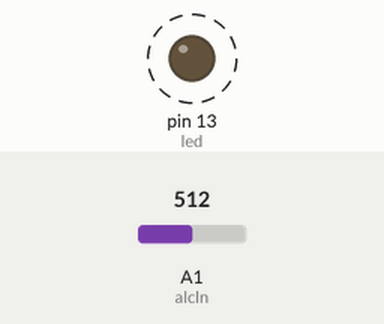
Simulated run of this sketch. Board: Arduino Uno, built with avr-gcc and run on an emulated ATmega328P. On the bench: output pins drawn as LEDs (lit = HIGH). Dashed ring = blinking. The inputs (shaded band) are chosen by the test bench; at power-on: A1 (alcIn) = 512. What the sketch prints to the serial monitor is not drawn.

Above: at 0.2 s.
Timing chart, 0 to 3.0 s (numbered marks = the images above):
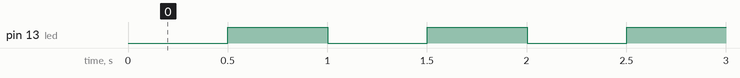

Measured:
- by itself, pin 13 (led): alternates HIGH for 0.50 s and LOW for 0.50 s

The sketch:

alcohol.ino
```cpp
int ledValue = 1;
int sensorValue;
int led = 13;
int alcIn = 1;

void setup()
{
  Serial.begin(9600);
  pinMode(led, OUTPUT);
}

void loop()
{
  ledValue = (ledValue + 1) % 2;
  Serial.println(ledValue, DEC);
  digitalWrite(led, ledValue);
  sensorValue = analogRead(alcIn);
  Serial.println(sensorValue, DEC);
  delay(500);
}
```
